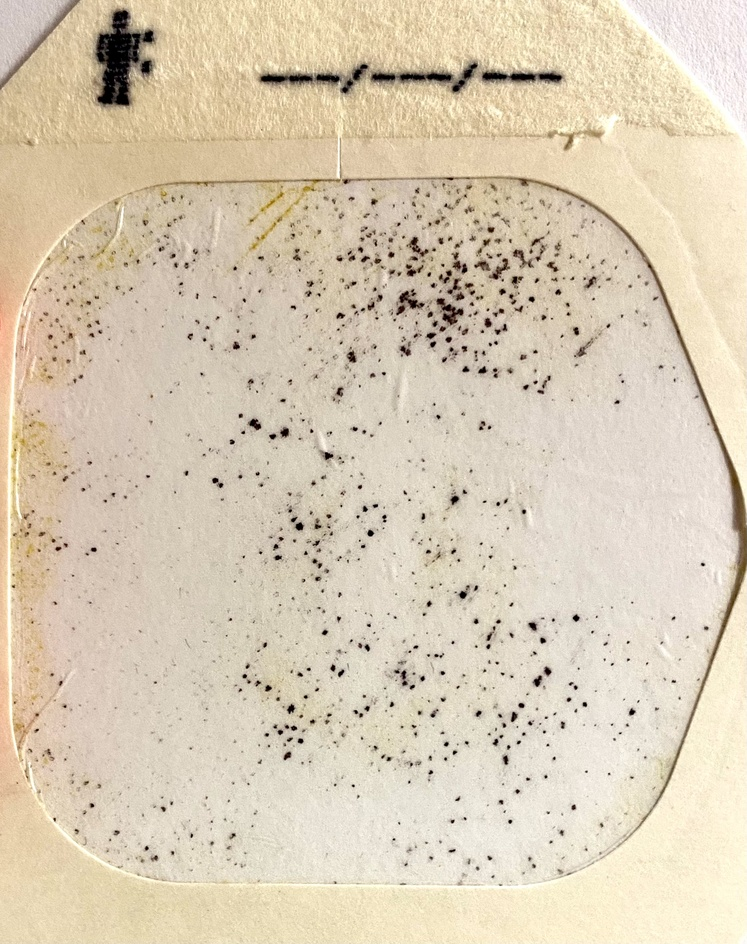
%> input picture finding_circles/image.jpg, 747 x 944 px, shrunk from 2129 x 2691 before the run
$ octave --eval "result = segmentation(imread('finding_circles/image.jpg'));"   (GNU Octave 9; MATLAB toolbox functions it lacks are replaced by stand-ins)
%> lines starting %> are read from the running program, lines starting %| are printed output that depends on the picture
### smallFuncs/func_normalize.m
function im = func_normalize(im,type)
%> called with type = 1
    im = single(im);
    mn = min(im(:));
%> mn = 0
    mx = max(im(:));
%> mx = 255
    if type == 16
        im = uint16(  (im-mn)*(2^16)/(mx-mn)  );
    elseif type == 8
        im = uint8(  (im-mn)*(2^8)/(mx-mn)  );
    elseif type == 1
        im = (im-mn)/(mx-mn);
    end

    % im1c = histeq(im1_woBg,50);
    % im2 = adaptthresh(im1,'NeighborhoodSize',[3,3], 'ForegroundPolarity','dark', 'Statistic','median');
end

### smallFuncs/removeBackground.m
function [im_wo_background, Background] = removeBackground(im)

    thresh = 0.2;
    Background = im*0;
%> Background: size 944x747x3 single; every value is 0
    Background(im < thresh) = 1;
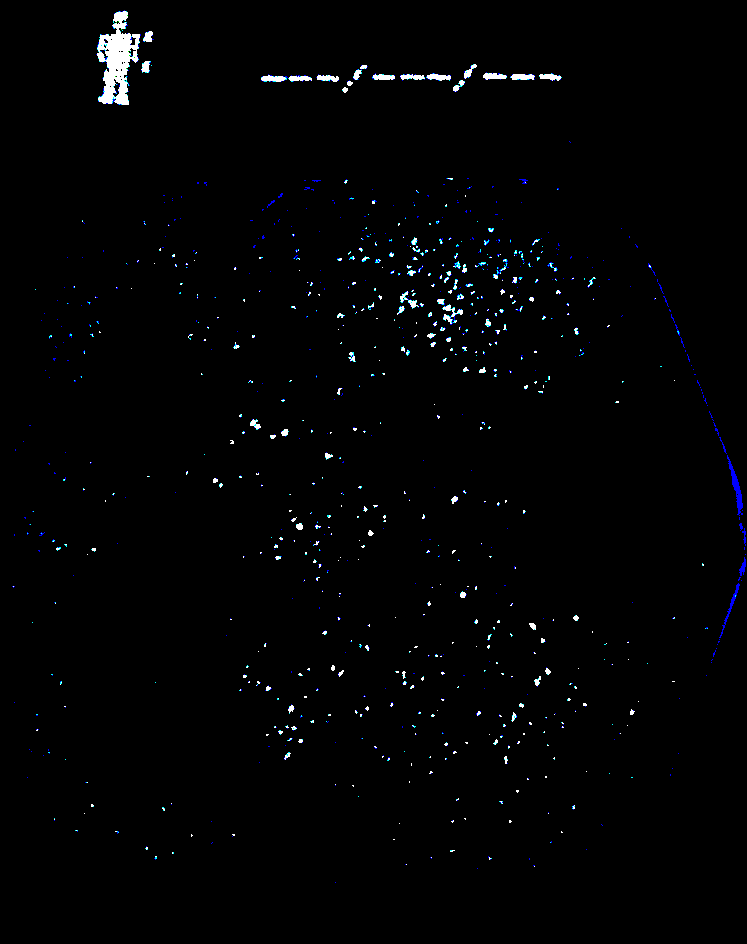
%> Background: size 944x747x3 single; mean R, G, B 0.00923, 0.011, 0.0141
    Background = imclose(Background,strel('disk',20));
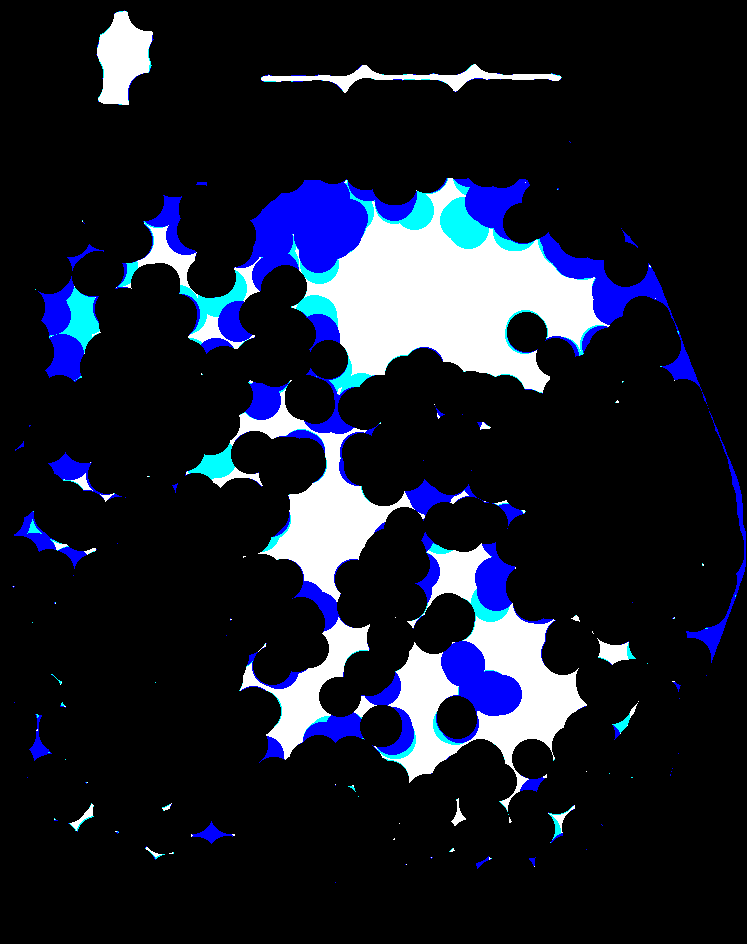
%> Background: size 944x747x3 single; mean R, G, B 0.099, 0.115, 0.17

    im_wo_background = im;
    im_wo_background(Background==1) = 0;
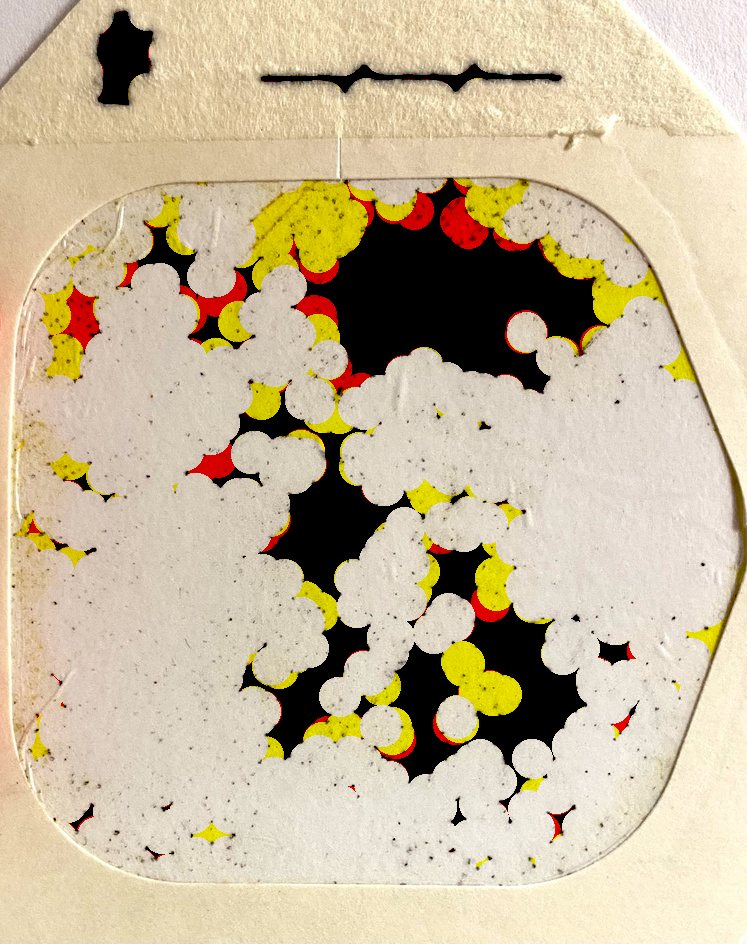
%> im_wo_background: size 944x747x3 single; mean R, G, B 0.785, 0.725, 0.608

    im_wo_background = rescale(im_wo_background - thresh);

end

### segmentation.m
function [msk,im1] = segmentation(im)

    im = func_normalize(im,1);
    [im, Background] = removeBackground(im);
    [msk, im1 , im4] = apply_filter_V2(im, Background, "same");
% [3 lines not run here, left out]
    % [13 lines left out: function apply_filter_V1, not called in this run]

    function [msk, im1 , im4] = apply_filter_V2(im, Background, shape)

        % rescale(entropyfilt(im));
        % localcontrast(im, 0.2, 0.2);

%> (the run ends here)
